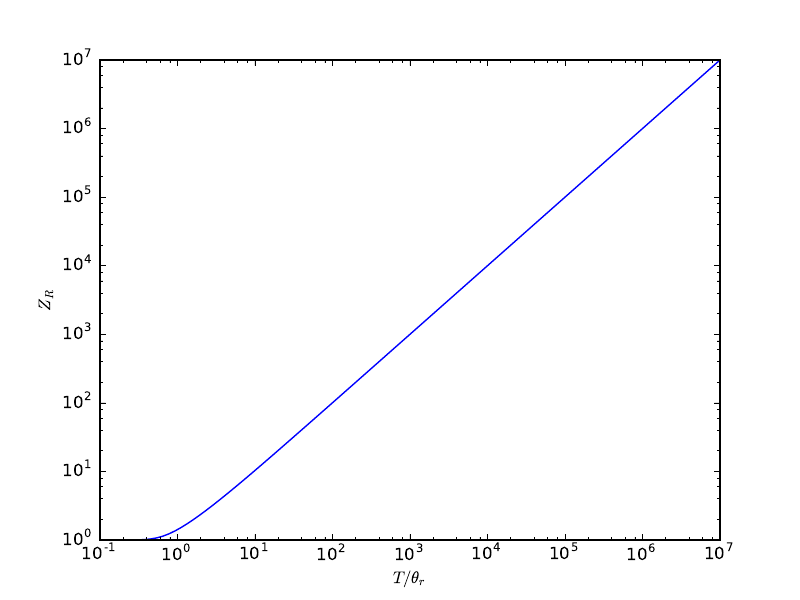

Recreate this plot in Python.
import matplotlib.pyplot as plt
from numpy import linspace, exp, arange, logspace, zeros, sum, shape

def z(j, T_theta):
    return (2*j + 1)*exp(-j*(j+1)/T_theta)


def Z(T_theta):
    if T_theta > 1e6:
        return T_theta
    else:
        j = arange(0, 1e6)
        return sum(z(j, T_theta))


T_theta_values = logspace(-1, 7, 100)
Z_values = zeros(100)
for i in range(100):
    Z_values[i] = (Z(T_theta_values[i]))

plt.loglog(T_theta_values, Z_values)
plt.xlabel("$T/\\theta_r$")
plt.ylabel("$Z_R$")
plt.savefig("taskj.pdf")

print(Z(1e6))
